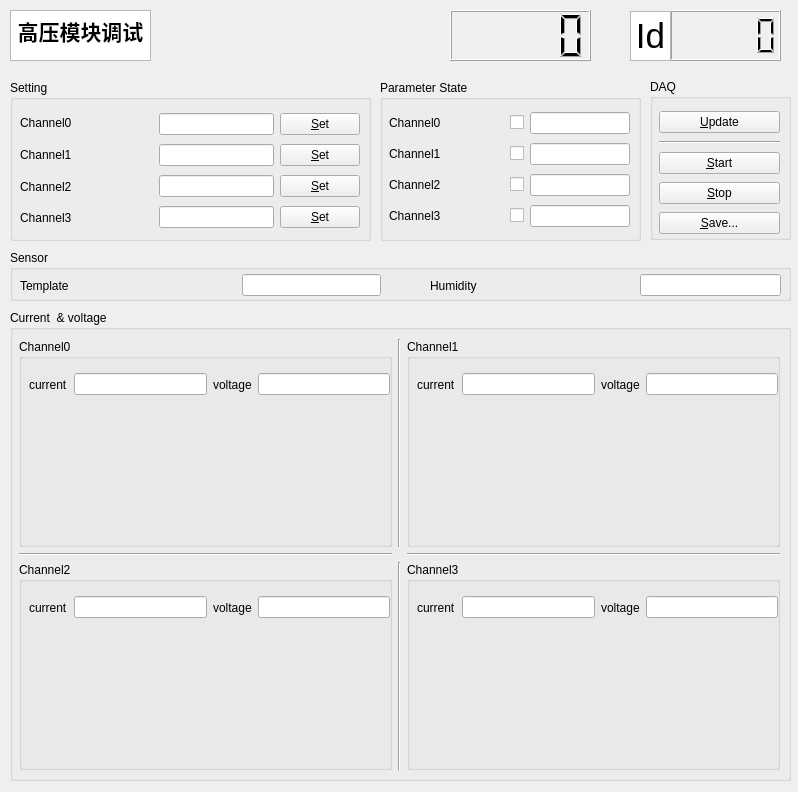
<?xml version="1.0" encoding="UTF-8"?>
<ui version="4.0">
 <class>pwb_v1</class>
 <widget class="QWidget" name="pwb_v1">
  <property name="geometry">
   <rect>
    <x>0</x>
    <y>0</y>
    <width>798</width>
    <height>792</height>
   </rect>
  </property>
  <property name="windowTitle">
   <string>Form</string>
  </property>
  <widget class="QTextBrowser" name="textBrowser">
   <property name="geometry">
    <rect>
     <x>10</x>
     <y>10</y>
     <width>141</width>
     <height>51</height>
    </rect>
   </property>
   <property name="html">
    <string>&lt;!DOCTYPE HTML PUBLIC &quot;-//W3C//DTD HTML 4.0//EN&quot; &quot;http://www.w3.org/TR/REC-html40/strict.dtd&quot;&gt;
&lt;html&gt;&lt;head&gt;&lt;meta name=&quot;qrichtext&quot; content=&quot;1&quot; /&gt;&lt;meta charset=&quot;utf-8&quot; /&gt;&lt;style type=&quot;text/css&quot;&gt;
p, li { white-space: pre-wrap; }
hr { height: 1px; border-width: 0; }
li.unchecked::marker { content: &quot;\2610&quot;; }
li.checked::marker { content: &quot;\2612&quot;; }
&lt;/style&gt;&lt;/head&gt;&lt;body style=&quot; font-family:'Ubuntu'; font-size:11pt; font-weight:400; font-style:normal;&quot;&gt;
&lt;p align=&quot;center&quot; style=&quot; margin-top:0px; margin-bottom:0px; margin-left:0px; margin-right:0px; -qt-block-indent:0; text-indent:0px;&quot;&gt;&lt;span style=&quot; font-size:16pt; font-weight:600;&quot;&gt;高压模块调试&lt;/span&gt;&lt;/p&gt;&lt;/body&gt;&lt;/html&gt;</string>
   </property>
  </widget>
  <widget class="QLCDNumber" name="lcdNumber">
   <property name="geometry">
    <rect>
     <x>450</x>
     <y>10</y>
     <width>141</width>
     <height>51</height>
    </rect>
   </property>
  </widget>
  <widget class="QGroupBox" name="groupBox">
   <property name="geometry">
    <rect>
     <x>10</x>
     <y>80</y>
     <width>361</width>
     <height>161</height>
    </rect>
   </property>
   <property name="title">
    <string>Setting</string>
   </property>
   <widget class="QWidget" name="gridLayoutWidget_2">
    <property name="geometry">
     <rect>
      <x>149</x>
      <y>30</y>
      <width>201</width>
      <height>121</height>
     </rect>
    </property>
    <layout class="QGridLayout" name="gridLayout_2">
     <item row="0" column="0">
      <widget class="QLineEdit" name="lineEdit_12"/>
     </item>
     <item row="3" column="0">
      <widget class="QLineEdit" name="lineEdit_11"/>
     </item>
     <item row="1" column="1">
      <widget class="QPushButton" name="pushButton_2">
       <property name="text">
        <string>&amp;Set</string>
       </property>
      </widget>
     </item>
     <item row="2" column="1">
      <widget class="QPushButton" name="pushButton_3">
       <property name="text">
        <string>&amp;Set</string>
       </property>
      </widget>
     </item>
     <item row="2" column="0">
      <widget class="QLineEdit" name="lineEdit_14"/>
     </item>
     <item row="1" column="0">
      <widget class="QLineEdit" name="lineEdit_13"/>
     </item>
     <item row="0" column="1">
      <widget class="QPushButton" name="pushButton">
       <property name="text">
        <string>&amp;Set</string>
       </property>
      </widget>
     </item>
     <item row="3" column="1">
      <widget class="QPushButton" name="pushButton_4">
       <property name="text">
        <string>&amp;Set</string>
       </property>
      </widget>
     </item>
    </layout>
   </widget>
   <widget class="QWidget" name="verticalLayoutWidget">
    <property name="geometry">
     <rect>
      <x>80</x>
      <y>30</y>
      <width>71</width>
      <height>121</height>
     </rect>
    </property>
    <layout class="QVBoxLayout" name="verticalLayout">
     <item>
      <widget class="QWidget" name="widget" native="true"/>
     </item>
     <item>
      <widget class="QWidget" name="widget_3" native="true"/>
     </item>
     <item>
      <widget class="QWidget" name="widget_4" native="true"/>
     </item>
     <item>
      <widget class="QWidget" name="widget_2" native="true"/>
     </item>
    </layout>
   </widget>
   <widget class="QWidget" name="verticalLayoutWidget_2">
    <property name="geometry">
     <rect>
      <x>10</x>
      <y>30</y>
      <width>71</width>
      <height>121</height>
     </rect>
    </property>
    <layout class="QVBoxLayout" name="verticalLayout_2">
     <item>
      <widget class="QLabel" name="label_19">
       <property name="text">
        <string>Channel0</string>
       </property>
      </widget>
     </item>
     <item>
      <widget class="QLabel" name="label_18">
       <property name="text">
        <string>Channel1</string>
       </property>
      </widget>
     </item>
     <item>
      <widget class="QLabel" name="label_17">
       <property name="text">
        <string>Channel2</string>
       </property>
      </widget>
     </item>
     <item>
      <widget class="QLabel" name="label_16">
       <property name="text">
        <string>Channel3</string>
       </property>
      </widget>
     </item>
    </layout>
   </widget>
  </widget>
  <widget class="QGroupBox" name="groupBox_2">
   <property name="geometry">
    <rect>
     <x>380</x>
     <y>80</y>
     <width>261</width>
     <height>161</height>
    </rect>
   </property>
   <property name="title">
    <string>Parameter State</string>
   </property>
   <widget class="QWidget" name="gridLayoutWidget_3">
    <property name="geometry">
     <rect>
      <x>9</x>
      <y>29</y>
      <width>241</width>
      <height>121</height>
     </rect>
    </property>
    <layout class="QGridLayout" name="gridLayout_3">
     <item row="3" column="0">
      <widget class="QLabel" name="label_15">
       <property name="text">
        <string>Channel3</string>
       </property>
      </widget>
     </item>
     <item row="3" column="2">
      <widget class="QLineEdit" name="lineEdit_15"/>
     </item>
     <item row="1" column="2">
      <widget class="QLineEdit" name="lineEdit_17"/>
     </item>
     <item row="0" column="2">
      <widget class="QLineEdit" name="lineEdit_18"/>
     </item>
     <item row="2" column="2">
      <widget class="QLineEdit" name="lineEdit_16"/>
     </item>
     <item row="0" column="0">
      <widget class="QLabel" name="label_12">
       <property name="text">
        <string>Channel0                   </string>
       </property>
      </widget>
     </item>
     <item row="1" column="0">
      <widget class="QLabel" name="label_14">
       <property name="text">
        <string>Channel1</string>
       </property>
      </widget>
     </item>
     <item row="2" column="0">
      <widget class="QLabel" name="label_13">
       <property name="text">
        <string>Channel2</string>
       </property>
      </widget>
     </item>
     <item row="0" column="1">
      <widget class="QCheckBox" name="checkBox">
       <property name="text">
        <string/>
       </property>
      </widget>
     </item>
     <item row="1" column="1">
      <widget class="QCheckBox" name="checkBox_2">
       <property name="text">
        <string/>
       </property>
      </widget>
     </item>
     <item row="3" column="1">
      <widget class="QCheckBox" name="checkBox_3">
       <property name="text">
        <string/>
       </property>
      </widget>
     </item>
     <item row="2" column="1">
      <widget class="QCheckBox" name="checkBox_4">
       <property name="text">
        <string/>
       </property>
      </widget>
     </item>
    </layout>
   </widget>
  </widget>
  <widget class="QGroupBox" name="groupBox_3">
   <property name="geometry">
    <rect>
     <x>10</x>
     <y>250</y>
     <width>781</width>
     <height>51</height>
    </rect>
   </property>
   <property name="title">
    <string>Sensor</string>
   </property>
   <widget class="QWidget" name="horizontalLayoutWidget_6">
    <property name="geometry">
     <rect>
      <x>10</x>
      <y>20</y>
      <width>361</width>
      <height>31</height>
     </rect>
    </property>
    <layout class="QHBoxLayout" name="horizontalLayout_6">
     <item>
      <widget class="QLabel" name="label_11">
       <property name="text">
        <string>Template                                                  </string>
       </property>
      </widget>
     </item>
     <item>
      <widget class="QLineEdit" name="lineEdit_9"/>
     </item>
    </layout>
   </widget>
   <widget class="QWidget" name="horizontalLayoutWidget_7">
    <property name="geometry">
     <rect>
      <x>420</x>
      <y>20</y>
      <width>351</width>
      <height>31</height>
     </rect>
    </property>
    <layout class="QHBoxLayout" name="horizontalLayout_7">
     <item>
      <widget class="QLabel" name="label_20">
       <property name="text">
        <string>Humidity                                               </string>
       </property>
      </widget>
     </item>
     <item>
      <widget class="QLineEdit" name="lineEdit_10"/>
     </item>
    </layout>
   </widget>
  </widget>
  <widget class="QGroupBox" name="groupBox_4">
   <property name="geometry">
    <rect>
     <x>10</x>
     <y>310</y>
     <width>781</width>
     <height>471</height>
    </rect>
   </property>
   <property name="title">
    <string>Current  &amp;&amp; voltage</string>
   </property>
   <widget class="QWidget" name="gridLayoutWidget">
    <property name="geometry">
     <rect>
      <x>9</x>
      <y>29</y>
      <width>761</width>
      <height>431</height>
     </rect>
    </property>
    <layout class="QGridLayout" name="gridLayout">
     <item row="0" column="0">
      <widget class="QGroupBox" name="groupBox_5">
       <property name="title">
        <string>Channel0</string>
       </property>
       <widget class="QWidget" name="horizontalLayoutWidget_2">
        <property name="geometry">
         <rect>
          <x>10</x>
          <y>30</y>
          <width>361</width>
          <height>31</height>
         </rect>
        </property>
        <layout class="QHBoxLayout" name="horizontalLayout_2">
         <item>
          <widget class="QLabel" name="label_3">
           <property name="text">
            <string>current</string>
           </property>
          </widget>
         </item>
         <item>
          <widget class="QLineEdit" name="lineEdit"/>
         </item>
         <item>
          <widget class="QLabel" name="label_2">
           <property name="text">
            <string>voltage</string>
           </property>
          </widget>
         </item>
         <item>
          <widget class="QLineEdit" name="lineEdit_2"/>
         </item>
        </layout>
       </widget>
       <widget class="QWidget" name="widget_5" native="true">
        <property name="geometry">
         <rect>
          <x>10</x>
          <y>70</y>
          <width>356</width>
          <height>131</height>
         </rect>
        </property>
       </widget>
      </widget>
     </item>
     <item row="2" column="2">
      <widget class="QGroupBox" name="groupBox_8">
       <property name="title">
        <string>Channel3</string>
       </property>
       <widget class="QWidget" name="horizontalLayoutWidget_5">
        <property name="geometry">
         <rect>
          <x>10</x>
          <y>30</y>
          <width>361</width>
          <height>31</height>
         </rect>
        </property>
        <layout class="QHBoxLayout" name="horizontalLayout_5">
         <item>
          <widget class="QLabel" name="label_8">
           <property name="text">
            <string>current</string>
           </property>
          </widget>
         </item>
         <item>
          <widget class="QLineEdit" name="lineEdit_7"/>
         </item>
         <item>
          <widget class="QLabel" name="label_9">
           <property name="text">
            <string>voltage</string>
           </property>
          </widget>
         </item>
         <item>
          <widget class="QLineEdit" name="lineEdit_8"/>
         </item>
        </layout>
       </widget>
      </widget>
     </item>
     <item row="2" column="0">
      <widget class="QGroupBox" name="groupBox_7">
       <property name="title">
        <string>Channel2</string>
       </property>
       <widget class="QWidget" name="horizontalLayoutWidget_4">
        <property name="geometry">
         <rect>
          <x>10</x>
          <y>30</y>
          <width>361</width>
          <height>31</height>
         </rect>
        </property>
        <layout class="QHBoxLayout" name="horizontalLayout_4">
         <item>
          <widget class="QLabel" name="label_6">
           <property name="text">
            <string>current</string>
           </property>
          </widget>
         </item>
         <item>
          <widget class="QLineEdit" name="lineEdit_5"/>
         </item>
         <item>
          <widget class="QLabel" name="label_7">
           <property name="text">
            <string>voltage</string>
           </property>
          </widget>
         </item>
         <item>
          <widget class="QLineEdit" name="lineEdit_6"/>
         </item>
        </layout>
       </widget>
      </widget>
     </item>
     <item row="1" column="2">
      <widget class="Line" name="line_3">
       <property name="orientation">
        <enum>Qt::Orientation::Horizontal</enum>
       </property>
      </widget>
     </item>
     <item row="1" column="0">
      <widget class="Line" name="line_2">
       <property name="orientation">
        <enum>Qt::Orientation::Horizontal</enum>
       </property>
      </widget>
     </item>
     <item row="0" column="1">
      <widget class="Line" name="line_4">
       <property name="orientation">
        <enum>Qt::Orientation::Vertical</enum>
       </property>
      </widget>
     </item>
     <item row="2" column="1">
      <widget class="Line" name="line_5">
       <property name="orientation">
        <enum>Qt::Orientation::Vertical</enum>
       </property>
      </widget>
     </item>
     <item row="0" column="2">
      <widget class="QGroupBox" name="groupBox_6">
       <property name="title">
        <string>Channel1</string>
       </property>
       <widget class="QWidget" name="horizontalLayoutWidget_3">
        <property name="geometry">
         <rect>
          <x>10</x>
          <y>30</y>
          <width>361</width>
          <height>31</height>
         </rect>
        </property>
        <layout class="QHBoxLayout" name="horizontalLayout_3">
         <item>
          <widget class="QLabel" name="label_4">
           <property name="text">
            <string>current</string>
           </property>
          </widget>
         </item>
         <item>
          <widget class="QLineEdit" name="lineEdit_4"/>
         </item>
         <item>
          <widget class="QLabel" name="label_5">
           <property name="text">
            <string>voltage</string>
           </property>
          </widget>
         </item>
         <item>
          <widget class="QLineEdit" name="lineEdit_3"/>
         </item>
        </layout>
       </widget>
       <widget class="QWidget" name="widget_6" native="true">
        <property name="geometry">
         <rect>
          <x>10</x>
          <y>70</y>
          <width>356</width>
          <height>131</height>
         </rect>
        </property>
       </widget>
      </widget>
     </item>
    </layout>
   </widget>
  </widget>
  <widget class="QGroupBox" name="groupBox_9">
   <property name="geometry">
    <rect>
     <x>650</x>
     <y>79</y>
     <width>141</width>
     <height>161</height>
    </rect>
   </property>
   <property name="title">
    <string>DAQ</string>
   </property>
   <widget class="QWidget" name="verticalLayoutWidget_3">
    <property name="geometry">
     <rect>
      <x>9</x>
      <y>30</y>
      <width>121</width>
      <height>129</height>
     </rect>
    </property>
    <layout class="QVBoxLayout" name="verticalLayout_3">
     <item>
      <widget class="QPushButton" name="pushButton_8">
       <property name="text">
        <string>&amp;Update</string>
       </property>
      </widget>
     </item>
     <item>
      <widget class="Line" name="line_6">
       <property name="orientation">
        <enum>Qt::Orientation::Horizontal</enum>
       </property>
      </widget>
     </item>
     <item>
      <widget class="QPushButton" name="pushButton_5">
       <property name="text">
        <string>&amp;Start</string>
       </property>
      </widget>
     </item>
     <item>
      <widget class="QPushButton" name="pushButton_6">
       <property name="text">
        <string>&amp;Stop</string>
       </property>
      </widget>
     </item>
     <item>
      <widget class="QPushButton" name="pushButton_7">
       <property name="text">
        <string>&amp;Save...</string>
       </property>
      </widget>
     </item>
    </layout>
   </widget>
  </widget>
  <widget class="QLCDNumber" name="lcdNumber_2">
   <property name="geometry">
    <rect>
     <x>670</x>
     <y>10</y>
     <width>111</width>
     <height>51</height>
    </rect>
   </property>
  </widget>
  <widget class="QTextBrowser" name="textBrowser_2">
   <property name="geometry">
    <rect>
     <x>630</x>
     <y>11</y>
     <width>41</width>
     <height>50</height>
    </rect>
   </property>
   <property name="html">
    <string>&lt;!DOCTYPE HTML PUBLIC &quot;-//W3C//DTD HTML 4.0//EN&quot; &quot;http://www.w3.org/TR/REC-html40/strict.dtd&quot;&gt;
&lt;html&gt;&lt;head&gt;&lt;meta name=&quot;qrichtext&quot; content=&quot;1&quot; /&gt;&lt;meta charset=&quot;utf-8&quot; /&gt;&lt;style type=&quot;text/css&quot;&gt;
p, li { white-space: pre-wrap; }
hr { height: 1px; border-width: 0; }
li.unchecked::marker { content: &quot;\2610&quot;; }
li.checked::marker { content: &quot;\2612&quot;; }
&lt;/style&gt;&lt;/head&gt;&lt;body style=&quot; font-family:'Ubuntu'; font-size:11pt; font-weight:400; font-style:normal;&quot;&gt;
&lt;p align=&quot;center&quot; style=&quot; margin-top:0px; margin-bottom:0px; margin-left:0px; margin-right:0px; -qt-block-indent:0; text-indent:0px;&quot;&gt;&lt;span style=&quot; font-size:26pt;&quot;&gt;Id&lt;/span&gt;&lt;/p&gt;&lt;/body&gt;&lt;/html&gt;</string>
   </property>
  </widget>
 </widget>
 <resources/>
 <connections/>
</ui>
